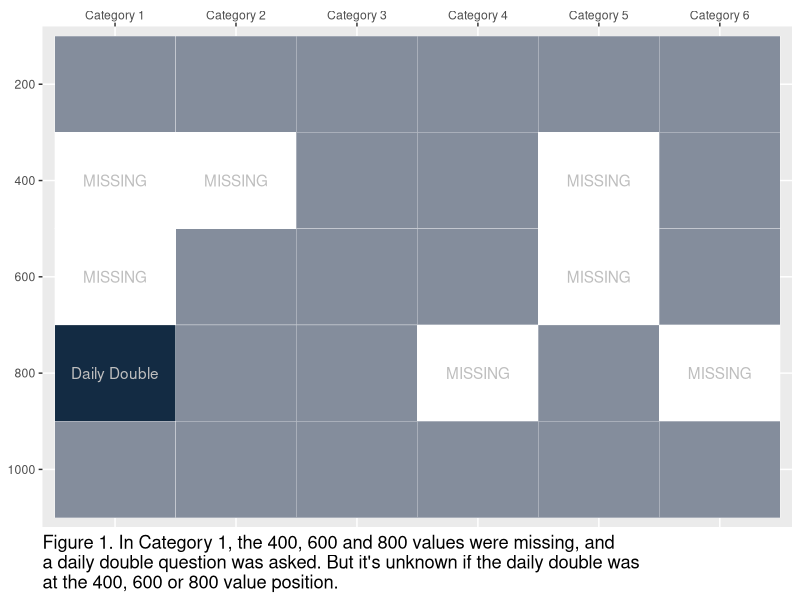
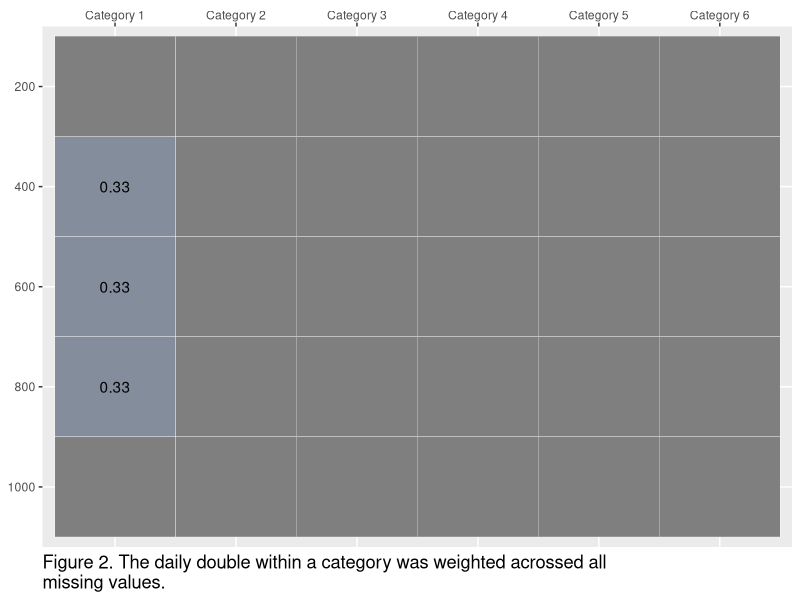

Write the R code that produced these figures, in order.
## ---- chunk 1
knitr::opts_chunk$set(echo = TRUE)
## ---- chunk 2
library(tidyverse)
library(ggplot2)
jeopardy_board <- tibble(
  x_pos = c("Category 1", "Category 1", "Category 1", 
            "Category 1", "Category 1", 
            "Category 2", "Category 2", "Category 2", 
            "Category 2", "Category 2",
            "Category 3", "Category 3", "Category 3", 
            "Category 3", "Category 3", 
            "Category 4", "Category 4", "Category 4", 
            "Category 4", "Category 4", 
            "Category 5", "Category 5", "Category 5", 
            "Category 5", "Category 5",
            "Category 6", "Category 6", "Category 6", 
            "Category 6", "Category 6"),
  y_pos = c(200, 400, 600, 800, 1000, 
            200, 400, 600, 800, 1000,
            200, 400, 600, 800, 1000,
            200, 400, 600, 800, 1000,
            200, 400, 600, 800, 1000, 
            200, 400, 600, 800, 1000))

jeopardy_board <- jeopardy_board %>% 
  mutate(number_of_dd = c(1, 0, 0, 2, 1,
                          1, 0, 1, 1, 1,
                          1, 1, 1, 1, 1,
                          1, 1, 1, 0, 1,
                          1, 0, 0, 1, 1,
                          1, 1, 1, 0, 1),
          text = c(NA, "MISSING", "MISSING", "Daily Double", NA,
                          NA, "MISSING", NA, NA, NA,
                          NA, NA, NA, NA, NA,
                          NA, NA, NA, "MISSING", NA,
                          NA, "MISSING", "MISSING", NA, NA,
                          NA, NA, NA, "MISSING", NA)) 
weighted_jeopardy_board <- jeopardy_board %>% 
  mutate(number_of_dd = c(NA, 0.33, 0.33, 0.33, NA,
                          NA, NA, NA, NA, NA,
                          NA, NA, NA, NA, NA,
                          NA, NA, NA, NA, NA,
                          NA, NA, NA, NA, NA,
                          NA, NA, NA, NA, NA)) 

## ---- chunk 3
jeopardy_board %>% 
   mutate(y_pos = factor(y_pos), 
                        y_pos = factor(y_pos, levels = rev(levels(y_pos)))) %>% 
  ggplot(aes(x = x_pos, y = y_pos, fill = number_of_dd)) +
  geom_tile(color = "White", size = 0.1) +
  scale_fill_continuous(high = "#132B43", low = "white") + 
  labs(x = NULL, 
       y = NULL, 
       fill = NULL) +
  theme(legend.position = "none") + 
  geom_text(aes(label = text), color = "gray") +
  scale_x_discrete(position = "top") +
  labs(caption = paste0("Figure 1. In Category 1, the 400, 600 and 800 values",
  " were missing, and \na daily double question was asked. But it's unknown if ",
  "the daily double was \nat the 400, 600 or 800 value position.")) +
  theme(plot.caption = element_text(hjust = 0, size = rel(1.2)))
## ---- chunk 4
weighted_jeopardy_board %>% 
   mutate(y_pos = factor(y_pos), 
                        y_pos = factor(y_pos, levels = rev(levels(y_pos)))) %>% 
  ggplot(aes(x = x_pos, y = y_pos, fill = number_of_dd)) +
  geom_tile(color = "White", size = 0.1) +
  scale_fill_continuous(high = "#132B43", low = "white") + 
  labs(x = NULL, 
       y = NULL, 
       fill = NULL) +
  theme(legend.position = "none") + 
  geom_text(aes(label = number_of_dd)) +
  scale_x_discrete(position = "top") +
  labs(caption = paste0("Figure 2. The daily double within a category was ",
                        "weighted acrossed all \nmissing values.")) +
  theme(plot.caption = element_text(hjust = 0, size = rel(1.2)))
